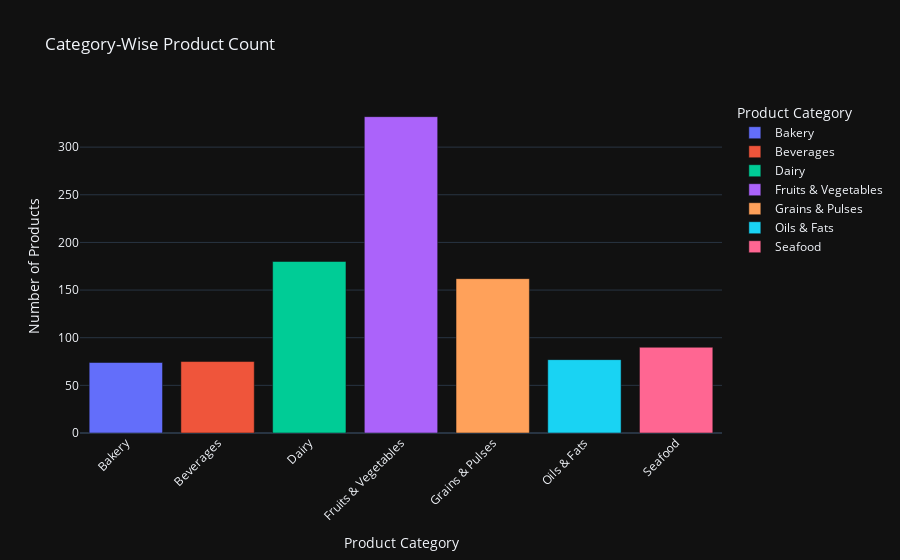

Source (notebook cell):
### Markdown cell above
## 4. Category-Wise Product Count

### Code cell
import plotly.express as px

# Group by Product Category and count the number of products within each category
category_wise_product_count = df_validated.groupby('Product_Category')['Product_Name'].count().reset_index()

# Rename the columns for clarity
category_wise_product_count.columns = ['Product_Category', 'Product_Count']

# Create an interactive bar chart with Plotly
fig = px.bar(category_wise_product_count,
             x='Product_Category', 
             y='Product_Count',
             color='Product_Category',  # Color by category for better distinction
             title='Category-Wise Product Count',
             labels={'Product_Category': 'Product Category', 'Product_Count': 'Number of Products'},
             template='plotly_dark')  # Optional: Use a dark theme

# Show the chart
fig.update_layout(xaxis_tickangle=-45)  # Rotate x-axis labels for better readability
fig.show()

### Figure 1 — Plotly figure (JSON) as saved in the notebook; plotly's stock layout.template omitted (floating-point values rounded to 4 significant figures)
{"data": [{"hovertemplate": "Product Category=%{x}<br>Number of Products=%{y}<extra></extra>", "legendgroup": "Bakery", "marker": {"color": "#636efa", "pattern": {"shape": ""}}, "name": "Bakery", "orientation": "v", "showlegend": true, "textposition": "auto", "type": "bar", "x": ["Bakery"], "xaxis": "x", "y": [74], "yaxis": "y"}, {"hovertemplate": "Product Category=%{x}<br>Number of Products=%{y}<extra></extra>", "legendgroup": "Beverages", "marker": {"color": "#EF553B", "pattern": {"shape": ""}}, "name": "Beverages", "orientation": "v", "showlegend": true, "textposition": "auto", "type": "bar", "x": ["Beverages"], "xaxis": "x", "y": [75], "yaxis": "y"}, {"hovertemplate": "Product Category=%{x}<br>Number of Products=%{y}<extra></extra>", "legendgroup": "Dairy", "marker": {"color": "#00cc96", "pattern": {"shape": ""}}, "name": "Dairy", "orientation": "v", "showlegend": true, "textposition": "auto", "type": "bar", "x": ["Dairy"], "xaxis": "x", "y": [180], "yaxis": "y"}, {"hovertemplate": "Product Category=%{x}<br>Number of Products=%{y}<extra></extra>", "legendgroup": "Fruits & Vegetables", "marker": {"color": "#ab63fa", "pattern": {"shape": ""}}, "name": "Fruits & Vegetables", "orientation": "v", "showlegend": true, "textposition": "auto", "type": "bar", "x": ["Fruits & Vegetables"], "xaxis": "x", "y": [332], "yaxis": "y"}, {"hovertemplate": "Product Category=%{x}<br>Number of Products=%{y}<extra></extra>", "legendgroup": "Grains & Pulses", "marker": {"color": "#FFA15A", "pattern": {"shape": ""}}, "name": "Grains & Pulses", "orientation": "v", "showlegend": true, "textposition": "auto", "type": "bar", "x": ["Grains & Pulses"], "xaxis": "x", "y": [162], "yaxis": "y"}, {"hovertemplate": "Product Category=%{x}<br>Number of Products=%{y}<extra></extra>", "legendgroup": "Oils & Fats", "marker": {"color": "#19d3f3", "pattern": {"shape": ""}}, "name": "Oils & Fats", "orientation": "v", "showlegend": true, "textposition": "auto", "type": "bar", "x": ["Oils & Fats"], "xaxis": "x", "y": [77], "yaxis": "y"}, {"hovertemplate": "Product Category=%{x}<br>Number of Products=%{y}<extra></extra>", "legendgroup": "Seafood", "marker": {"color": "#FF6692", "pattern": {"shape": ""}}, "name": "Seafood", "orientation": "v", "showlegend": true, "textposition": "auto", "type": "bar", "x": ["Seafood"], "xaxis": "x", "y": [90], "yaxis": "y"}], "layout": {"barmode": "relative", "legend": {"title": {"text": "Product Category"}, "tracegroupgap": 0}, "title": {"text": "Category-Wise Product Count"}, "xaxis": {"anchor": "y", "categoryarray": ["Bakery", "Beverages", "Dairy", "Fruits & Vegetables", "Grains & Pulses", "Oils & Fats", "Seafood"], "categoryorder": "array", "domain": [0, 1], "tickangle": -45, "title": {"text": "Product Category"}}, "yaxis": {"anchor": "x", "domain": [0, 1], "title": {"text": "Number of Products"}}}}
